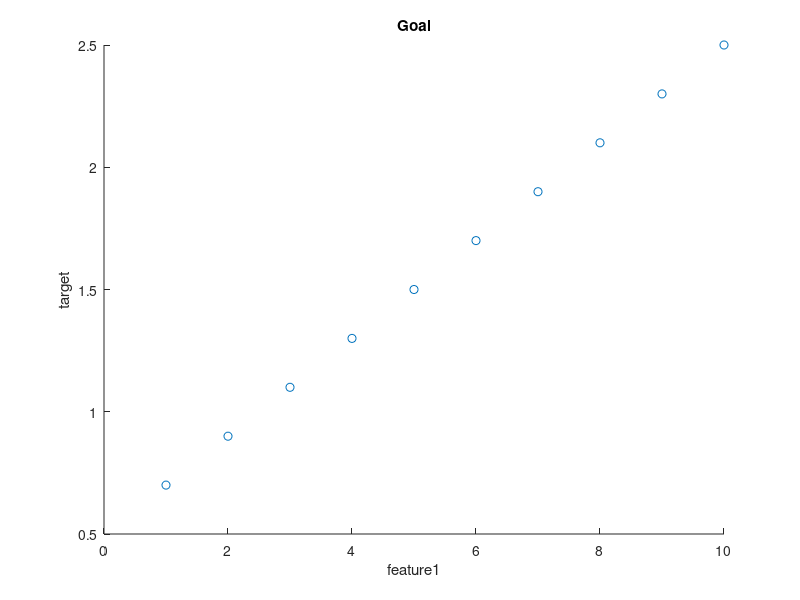

The MATLAB source for this figure: (Note: this script raises an error after producing the figure.)
% Koshlan Mayer-Blackwell {koshlan@stanford.edu}
% Lance Martin {rlance.martin@gmail.com>}
% cs229 Fall 2014 Week 1 Excercises 

%% Generate Some Fake Data
% To explore the simplest case, assume we have 10 target values and one
% feature for each of these target value in our training set
feature1 = [1,2,3,4,5,6,7,8,9,10]; 
feature1 = transpose(feature1); % transpose to get [1x10]
target = feature1*0.2 + 0.5 % Create some fake taget date [1x10]

% Scatter Plot the Data
figure(1)
scatter(feature1,target)
title('Goal') 
xlabel('feature1')
ylabel('target')
%% LMS lets consider our first step
% Now Suppose our challenge is to find two parameter s0 and s1 
% such that we minimize the squared errors y = s0 + s1(x1)

% suppose we start with some random guess for parameters s0 and s1 and
% place then in vector w. We will constantly be updateing w
s0 = 1
s1 = 1
w = [s0,s1]

% Lets augment feature1 with a row of 1s
data = [feature1 , ones(10,1)]

%%
% In Stochastic LMS, the idea here is that we can just choose one of training
% set pairs each iteration
% we need to be able to choose a random index integer value, this way we
% will be choosing just one of our training set each round
obs = length(feature1)
ind = int64(obs *rand())
% Lets use w to make a prediction for one value of our training set
my_data = data(ind,:)
% Lets make a prediction using one point and our parameters in w
my_predict = dot(my_data,w)
% Lets see how we did and calculate the error
my_error = target(ind,:) - my_predict
% Lets adjust w based on our learning rate, the error and the data
learning_rate = 0.1
w = w + learning_rate*my_error*data(ind,:)

%% Now in principle, we could do this 1000 times and see if w converges. 
% stochastic_lms_step(my_w,my_data,my_target,my_obs,my_learning_rate)
w = [s0,s1]
my_data = [feature1 , ones(10,1)]
my_target = target
my_obs = length(feature1)
my_learning_rate = 0.01
storage = zeros(3000,2);
for i = 1:3000
   w = stochastic_lms_step(w,my_data,my_target,my_obs,my_learning_rate);
   storage(i,:) = w;
end
%% Lets look at the output and see if we get convergence
figure(2)
plot(storage(:,1))
title('s1 parameter')
xlabel('steps')
%%
figure(3)
plot(storage(:,2))
title('s0 parameter estimate')
ylabel('steps')
%%
figure(4)
scatter(feature1,target)
title('Goal') 
xlabel('feature1')
ylabel('target')
hold on 
y = my_data*transpose(w)
x = my_data(:,1)
plot(x,y,'r')
hold off

